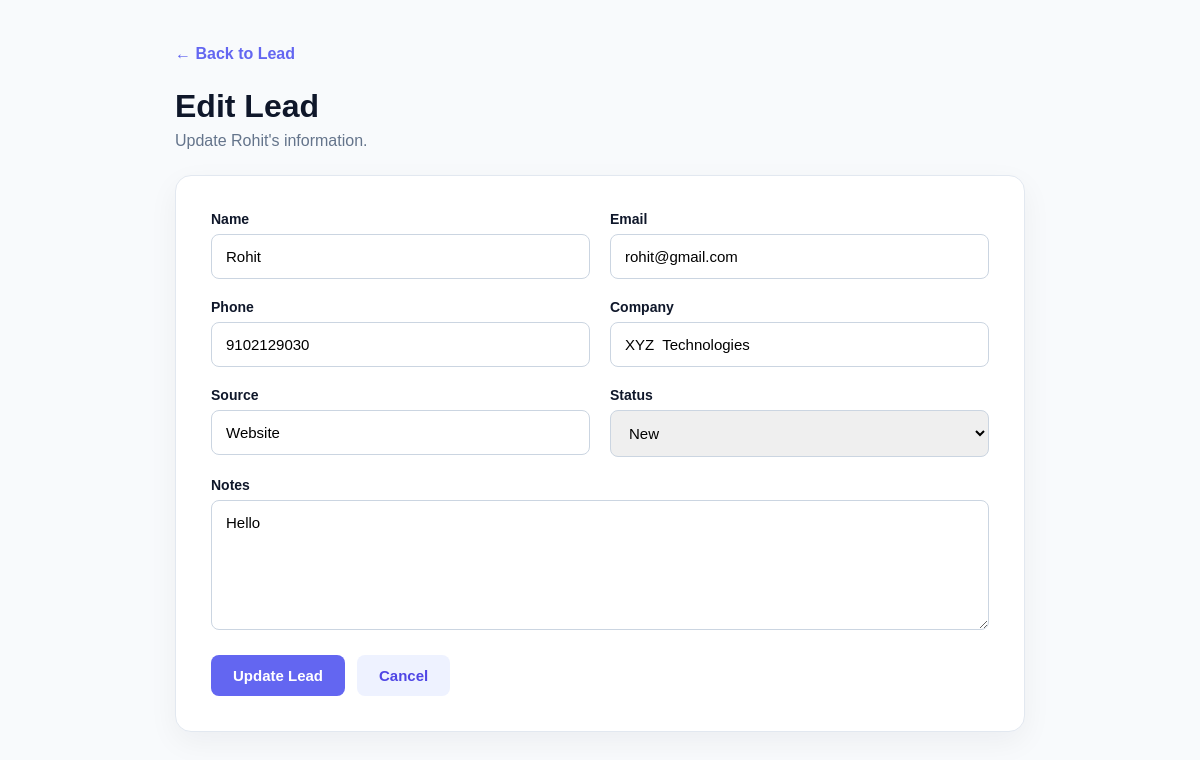
/leads/4/edit/ (signed in), run on the app's committed database.
### crm/models.py (models this page shows, shortened)
class Lead(models.Model):
    STATUS_CHOICES = [
        ("New", "New"),
        ("Contacted", "Contacted"),
        ("Qualified", "Qualified"),
        ("Converted", "Converted"),
        ("Lost", "Lost"),
    ]
    name = models.CharField(max_length=100)
    email = models.EmailField()
    phone = models.CharField(max_length=20)
    company = models.CharField(
        max_length=100,
        blank=True
    )
    source = models.CharField(
        max_length=100,
        blank=True
    )
    status = models.CharField(
        max_length=20,
        choices=STATUS_CHOICES,
        default="New"
    )
    notes = models.TextField(
        blank=True
    )
    created_at = models.DateTimeField(
        auto_now_add=True
    )

### crm/views.py (the view, shortened to what this page needs)
@login_required(login_url="login")
def lead_edit(request, id):
    lead = Lead.objects.get(id=id)
    return render(
        request,
        "crm/lead_edit.html",
        {"lead": lead}
    )

### crm/templates/crm/lead_edit.html (shortened to what this page needs)
<!DOCTYPE html>
<html lang="en">
<head>
</head>
<body>
    <main class="container">
        <div class="page">
            <a
                href="{% url 'lead_detail' lead.id %}"
                class="back"
            >
                ← Back to Lead
            </a>
            <div class="header">
                <h1>
                    Edit Lead
                </h1>
                <p>
                    Update {{ lead.name }}'s information.
                </p>
            </div>
            <div class="form-card">
                <form method="POST">
                    <div class="form-grid">
                        <div class="form-group">
                            <label for="name">
                                Name
                            </label>
                            <input
                                type="text"
                                id="name"
                                name="name"
                                value="{{ lead.name }}"
                                required
                            >
                        </div>
                        <div class="form-group">
                            <label for="email">
                                Email
                            </label>
                            <input
                                type="email"
                                id="email"
                                name="email"
                                value="{{ lead.email }}"
                                required
                            >
                        </div>
                        <div class="form-group">
                            <label for="phone">
                                Phone
                            </label>
                            <input
                                type="text"
                                id="phone"
                                name="phone"
                                value="{{ lead.phone }}"
                                required
                            >
                        </div>
                        <div class="form-group">
                            <label for="company">
                                Company
                            </label>
                            <input
                                type="text"
                                id="company"
                                name="company"
                                value="{{ lead.company }}"
                            >
                        </div>
                        <div class="form-group">
                            <label for="source">
                                Source
                            </label>
                            <input
                                type="text"
                                id="source"
                                name="source"
                                value="{{ lead.source }}"
                            >
                        </div>
                        <div class="form-group">
                            <label for="status">
                                Status
                            </label>
                            <select
                                id="status"
                                name="status"
                            >
                                <option
                                    value="New"
                                    {% if lead.status == "New" %}selected{% endif %}
                                >
                                    New
                                </option>
                            </select>
                        </div>
                        <div class="form-group full">
                            <label for="notes">
                                Notes
                            </label>
                            <textarea
                                id="notes"
                                name="notes"
                                placeholder="Add lead notes..."
                            >{{ lead.notes }}</textarea>
                        </div>
                    </div>
                    <div class="actions">
                        <button
                            type="submit"
                            class="btn primary"
                        >
                            Update Lead
                        </button>
                        <a
                            href="{% url 'lead_detail' lead.id %}"
                            class="btn secondary"
                        >
                            Cancel
                        </a>
                    </div>
                </form>
            </div>
        </div>
    </main>
</body>
</html>

### crm/templates/crm/lead_edit.html (style rules this page uses)
* { margin: 0; padding: 0; box-sizing: border-box; }
body { font-family: Arial, sans-serif; background: #f8fafc; color: #0f172a; }
.container { width: 90%; max-width: 850px; margin: auto; }
.page { padding: 45px 0; }
.back { display: inline-block; margin-bottom: 25px; color: #6366f1; text-decoration: none; font-weight: 700; }
.header { margin-bottom: 25px; }
.header h1 { font-size: 32px; margin-bottom: 7px; }
.header p { color: #64748b; }
.form-card { background: white; border: 1px solid #e2e8f0; border-radius: 16px; padding: 35px; box-shadow: 0 10px 30px rgba(15, 23, 42, .05); }
.form-grid { display: grid; grid-template-columns: 1fr 1fr; gap: 20px; }
.form-group { display: flex; flex-direction: column; }
.form-group.full { grid-column: 1 / -1; }
label { font-size: 14px; font-weight: 700; margin-bottom: 7px; }
input, select, textarea { width: 100%; padding: 13px 14px; border: 1px solid #cbd5e1; border-radius: 8px; font-family: inherit; font-size: 15px; outline: none; transition: .2s; }
textarea { min-height: 130px; resize: vertical; }
.actions { display: flex; gap: 12px; margin-top: 25px; }
.btn { padding: 12px 22px; border-radius: 8px; border: none; font-weight: 700; text-decoration: none; cursor: pointer; font-size: 15px; }
.primary { background: #6366f1; color: white; }
.secondary { background: #eef2ff; color: #4f46e5; }

### data on the page
Lead: name "Rohit", email "rohit@gmail.com", phone "9102129030", company "XYZ Technologies", source "Website", status "New", notes "Hello"
